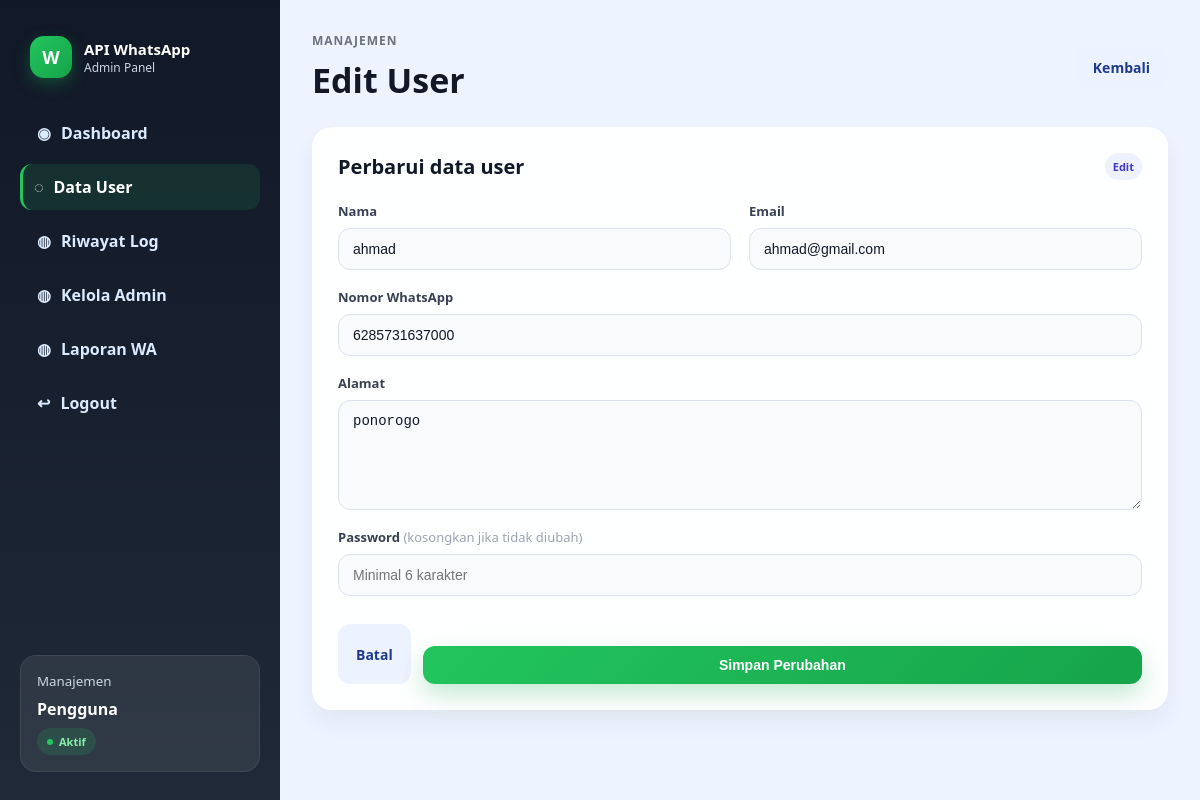
Page /fonnte3/kelola-user-form.php?id=2 (signed in) on the committed database.
### tables this page shows
CREATE TABLE `users` (
  `id` int(11) NOT NULL,
  `nama` varchar(100) NOT NULL,
  `email` varchar(150) NOT NULL,
  `no_hp` varchar(20) NOT NULL,
  `alamat` text NOT NULL,
  `password` varchar(255) NOT NULL,
  `created_at` timestamp NOT NULL DEFAULT current_timestamp()
);

### fonnte3/kelola-user-form.php (the view, shortened to what this page needs)
<?php
require_once __DIR__ . '/config/database.php';
$id = isset($_GET['id']) ? (int) $_GET['id'] : null;
$isEdit = $id !== null;
$user = [
    'nama'   => '',
    'email'  => '',
    'no_hp'  => '',
    'alamat' => '',
];
if ($isEdit) {
    $stmt = $pdo->prepare('SELECT id, nama, email, no_hp, alamat FROM users WHERE id = :id');
    $stmt->execute(['id' => $id]);
    $found = $stmt->fetch();
    $user = $found;
}
?>
<!DOCTYPE html>
<html lang="id">
<head>
<link rel="stylesheet" href="assets/css/style.css">
</head>
<body class="admin-body">
<div class="admin-shell">
  <aside class="admin-sidebar">
    <div class="brand-wrap">
      <div class="brand-mark">W</div>
      <div>
        <div class="brand-title">API WhatsApp</div>
        <div class="brand-subtitle">Admin Panel</div>
      </div>
    </div>
    <nav class="sidebar-nav">
      <a href="dashboard.php"><span>◉</span> Dashboard</a>
      <a href="kelola-user.php" class="active"><span>◌</span> Data User</a>
      <a href="admin-log.php"><span>◍</span> Riwayat Log</a>
      <a href="admin-accounts.php"><span>◍</span> Kelola Admin</a>
      <a href="admin.php"><span>◍</span> Laporan WA</a>
      <a href="logout.php"><span>↩</span> Logout</a>
    </nav>
    <div class="sidebar-card light-card">
      <small>Manajemen</small>
      <strong>Pengguna</strong>
      <span class="status-pill success">Aktif</span>
    </div>
  </aside>
  <main class="admin-main">
    <header class="topbar admin-topbar">
      <div>
        <p class="eyebrow">Manajemen</p>
        <h1><?= $isEdit ? 'Edit User' : 'Tambah User' ?></h1>
      </div>
      <div class="topbar-actions">
        <a href="kelola-user.php" class="modern-btn secondary">Kembali</a>
      </div>
    </header>
    <section class="panel form-shell">
      <div class="panel-header form-header">
        <h3><?= $isEdit ? 'Perbarui data user' : 'Tambah data user baru' ?></h3>
        <span class="mini-tag"><?= $isEdit ? 'Edit' : 'Baru' ?></span>
      </div>
      <form method="POST" action="api/user_save.php" class="modern-form">
        <div class="form-grid modern-form-grid">
          <div class="field">
            <label>Nama</label>
            <input type="text" name="nama" required minlength="3" value="<?= htmlspecialchars($user['nama']) ?>">
          </div>
          <div class="field">
            <label>Email</label>
            <input type="email" name="email" required value="<?= htmlspecialchars($user['email']) ?>">
          </div>
          <div class="field full">
            <label>Nomor WhatsApp</label>
            <input type="text" name="no_hp" required value="<?= htmlspecialchars($user['no_hp']) ?>">
          </div>
          <div class="field full">
            <label>Alamat</label>
            <textarea name="alamat" required><?= htmlspecialchars($user['alamat']) ?></textarea>
          </div>
          <div class="field full">
            <label>Password <?= $isEdit ? '<span class="hint-inline">(kosongkan jika tidak diubah)</span>' : '' ?></label>
            <input type="password" name="password" <?= $isEdit ? '' : 'required' ?> minlength="6" placeholder="Minimal 6 karakter">
          </div>
        </div>
        <div class="form-actions modern-form-actions">
          <a href="kelola-user.php" class="modern-btn secondary">Batal</a>
          <button type="submit" class="modern-btn primary action-submit"><?= $isEdit ? 'Simpan Perubahan' : 'Tambah User' ?></button>
        </div>
      </form>
    </section>
  </main>
</div>
</body>
</html>

### rows in the picture
users: nama "ahmad", email "ahmad@gmail.com", no_hp "6285731637000", alamat "ponorogo"
